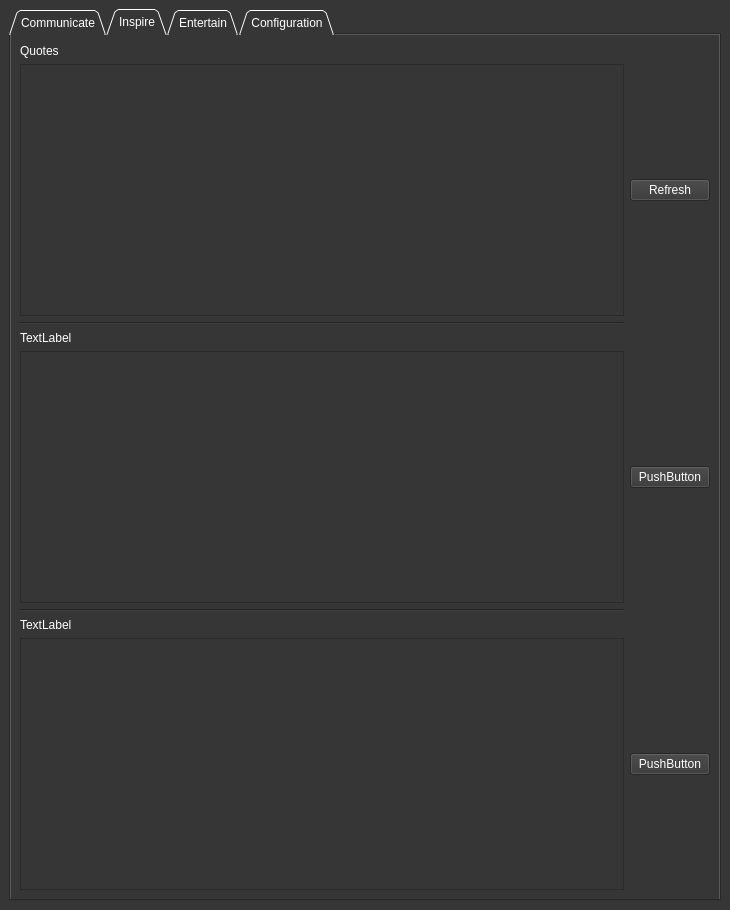
<?xml version="1.0" encoding="UTF-8"?>
<ui version="4.0">
 <class>MainWindow</class>
 <widget class="QMainWindow" name="MainWindow">
  <property name="geometry">
   <rect>
    <x>0</x>
    <y>0</y>
    <width>730</width>
    <height>910</height>
   </rect>
  </property>
  <property name="windowTitle">
   <string>Dailiy Digest</string>
  </property>
  <widget class="QWidget" name="centralwidget">
   <property name="styleSheet">
    <string notr="true">background-color: rgb(54, 54, 54);
color: rgb(255, 255, 255);
font: 11pt &quot;MS Shell Dlg 2&quot;;</string>
   </property>
   <layout class="QVBoxLayout" name="verticalLayout">
    <item>
     <widget class="QTabWidget" name="tabWidget">
      <property name="tabShape">
       <enum>QTabWidget::Triangular</enum>
      </property>
      <property name="currentIndex">
       <number>1</number>
      </property>
      <property name="elideMode">
       <enum>Qt::ElideLeft</enum>
      </property>
      <widget class="QWidget" name="tab_comm">
       <attribute name="title">
        <string>Communicate</string>
       </attribute>
       <layout class="QVBoxLayout" name="verticalLayout_2">
        <item>
         <widget class="QLabel" name="label_2">
          <property name="text">
           <string>Emails</string>
          </property>
         </widget>
        </item>
        <item>
         <widget class="QTextBrowser" name="textBrowser"/>
        </item>
        <item>
         <spacer name="verticalSpacer">
          <property name="orientation">
           <enum>Qt::Vertical</enum>
          </property>
          <property name="sizeHint" stdset="0">
           <size>
            <width>20</width>
            <height>40</height>
           </size>
          </property>
         </spacer>
        </item>
       </layout>
      </widget>
      <widget class="QWidget" name="tab_insp">
       <attribute name="title">
        <string>Inspire</string>
       </attribute>
       <layout class="QGridLayout" name="gridLayout">
        <item row="3" column="0">
         <widget class="QLabel" name="label_3">
          <property name="text">
           <string>TextLabel</string>
          </property>
         </widget>
        </item>
        <item row="4" column="1">
         <widget class="QPushButton" name="pushButton">
          <property name="text">
           <string>PushButton</string>
          </property>
         </widget>
        </item>
        <item row="2" column="0">
         <widget class="Line" name="line">
          <property name="orientation">
           <enum>Qt::Horizontal</enum>
          </property>
         </widget>
        </item>
        <item row="4" column="0">
         <widget class="QTextBrowser" name="textBrowser_2"/>
        </item>
        <item row="6" column="0">
         <widget class="QLabel" name="label_4">
          <property name="text">
           <string>TextLabel</string>
          </property>
         </widget>
        </item>
        <item row="7" column="0">
         <widget class="QTextBrowser" name="textBrowser_3"/>
        </item>
        <item row="5" column="0">
         <widget class="Line" name="line_2">
          <property name="orientation">
           <enum>Qt::Horizontal</enum>
          </property>
         </widget>
        </item>
        <item row="7" column="1">
         <widget class="QPushButton" name="pushButton_2">
          <property name="text">
           <string>PushButton</string>
          </property>
         </widget>
        </item>
        <item row="0" column="0">
         <widget class="QLabel" name="lbl_quotes">
          <property name="text">
           <string>Quotes</string>
          </property>
         </widget>
        </item>
        <item row="1" column="0">
         <widget class="QTextBrowser" name="txt_browser_quotes"/>
        </item>
        <item row="1" column="1">
         <widget class="QPushButton" name="btn_refresh_quote">
          <property name="text">
           <string>Refresh</string>
          </property>
         </widget>
        </item>
       </layout>
      </widget>
      <widget class="QWidget" name="tab_ent">
       <attribute name="title">
        <string>Entertain</string>
       </attribute>
       <layout class="QVBoxLayout" name="verticalLayout_3"/>
      </widget>
      <widget class="QWidget" name="tab_conf">
       <property name="layoutDirection">
        <enum>Qt::LeftToRight</enum>
       </property>
       <attribute name="title">
        <string>Configuration</string>
       </attribute>
       <layout class="QFormLayout" name="formLayout">
        <item row="1" column="1">
         <widget class="QLabel" name="label">
          <property name="layoutDirection">
           <enum>Qt::LeftToRight</enum>
          </property>
          <property name="text">
           <string>Login using last credentials. Ask for confirmation.</string>
          </property>
         </widget>
        </item>
        <item row="1" column="0">
         <widget class="QCheckBox" name="cb_auto_login">
          <property name="layoutDirection">
           <enum>Qt::LeftToRight</enum>
          </property>
          <property name="text">
           <string/>
          </property>
         </widget>
        </item>
       </layout>
      </widget>
     </widget>
    </item>
   </layout>
  </widget>
 </widget>
 <resources/>
 <connections/>
</ui>
